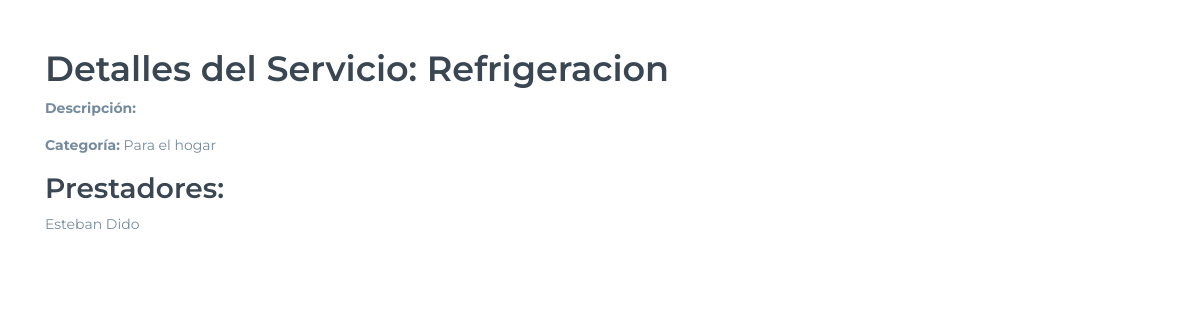
Before: /home/servicios/1/ with the older database file.
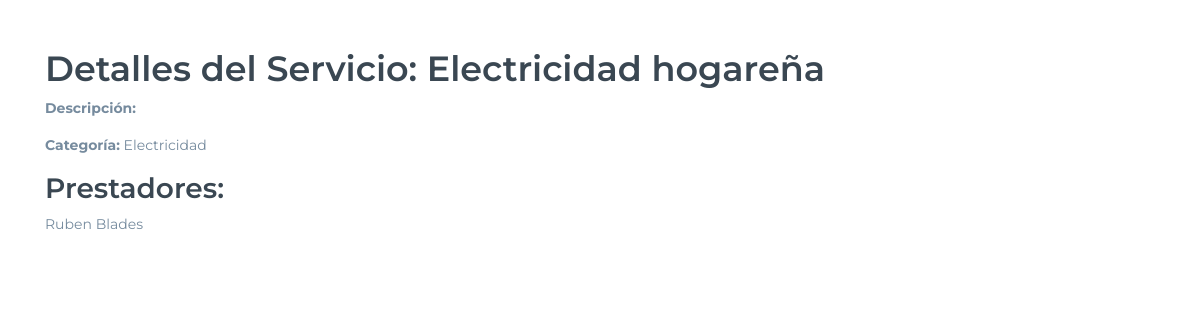
After: the same page with the newer database file.
### apps/servicio/models.py (models this page shows, shortened)
class Servicio(models.Model):
    nombre = models.CharField(max_length=100)
    descripcion = models.TextField(max_length=500, null=True, blank=True)
    categoria = models.ForeignKey(Categoria, on_delete=models.CASCADE)

class Categoria(models.Model):
    nombre = models.CharField(max_length=200)

class ServicioPrestado(models.Model):
    prestador = models.ForeignKey("prestador.Prestador", on_delete=models.CASCADE)
    localidad = models.ForeignKey("ubicacion.Localidad", on_delete=models.CASCADE, default=None)
    servicio = models.ForeignKey(Servicio, on_delete=models.CASCADE)

### apps/prestador/models.py (models this page shows, shortened)
class Prestador(models.Model):
    estudios = models.TextField(max_length=500, null=True, blank=True)
    codFiscal = models.CharField(max_length=100, null=True, blank=True)
    CUIT = models.CharField(max_length=100, null=True, blank=True)
    rol_usuario = models.ForeignKey("usuario.Rol", on_delete=models.CASCADE, null=True, blank=True)

### apps/usuario/models.py (models this page shows, shortened)
class Rol(models.Model):
    ROLES = [
        (1, 'Quiero contratar un servicio'),
        (2, 'Quiero prestar servicio')
    ]
    rol = models.IntegerField(choices=ROLES)
    usuario = models.ForeignKey(Usuario, on_delete=models.CASCADE, related_name="roles")

class Usuario(AbstractUser):
    nombre = models.CharField(max_length=150, verbose_name="Nombre")
    apellido = models.CharField(max_length=150, verbose_name="Apellido")
    email = models.EmailField(unique=True, verbose_name="Correo electrónico")
    fecha_creacion = models.DateTimeField(auto_now_add=True, verbose_name="Fecha de creación")
    USERNAME_FIELD = 'email'
    REQUIRED_FIELDS = ['username', 'nombre', 'apellido']

### apps/usuario/views.py (the view)
# urls.py: path('servicios/<int:pk>/', ServicioDetailView.as_view(), name='servicio_detail'),
class ServicioDetailView(generic.DetailView):
    template_name = 'servicio_detail.html'
    model = Servicio
    context_object_name = 'servicio'
    def get_context_data(self, **kwargs):
        context = super().get_context_data(**kwargs)
        context['prestadores'] = ServicioPrestado.objects.select_related(
            'prestador', 'localidad', 'servicio'
        ).filter(servicio=self.object)
        return context

### templates/servicio_detail.html (shortened to what this page needs)
{% load static %}
<!doctype html>
<html lang="en">
<head>
  <link rel="stylesheet" href={% static "css/dash/styles.min.css" %} />
</head>
<body>
  <div class="container mt-5">
    <h1>Detalles del Servicio: {{ servicio.nombre }}</h1>
    <p><strong>Descripción:</strong> {{ servicio.descripcion }}</p>
    <p><strong>Categoría:</strong> {{ servicio.categoria.nombre }}</p>
    <h2>Prestadores:</h2>
    <ul>
      {% for prestador in servicio.servicioprestado_set.all %}
        <li>{{ prestador.prestador.rol_usuario.usuario.nombre }} {{ prestador.prestador.rol_usuario.usuario.apellido }}</li>
      {% empty %}
        <p>No hay prestadores disponibles para este servicio.</p>
      {% endfor %}
    </ul>
  </div>
</body>
</html>

Changed rows visible on the page:
no longer on this page (row edited): ServicioPrestado: prestador.rol_usuario.usuario.nombre "Esteban", prestador.rol_usuario.usuario.apellido "Dido"
changed Servicio: nombre "Refrigeracion" → "Electricidad hogareña"; categoria.nombre "Para el hogar" → "Electricidad"
now on this page (row edited): ServicioPrestado: prestador.rol_usuario.usuario.nombre "Ruben", prestador.rol_usuario.usuario.apellido "Blades"
